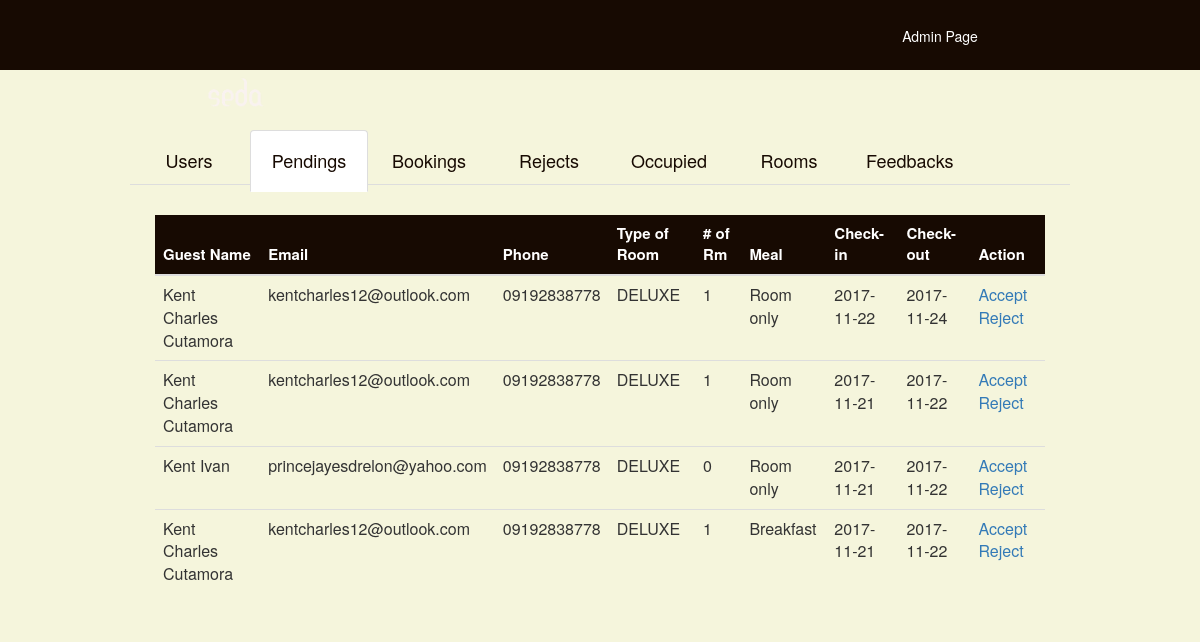
/admin2.php, run on an earlier commit of the app's database.
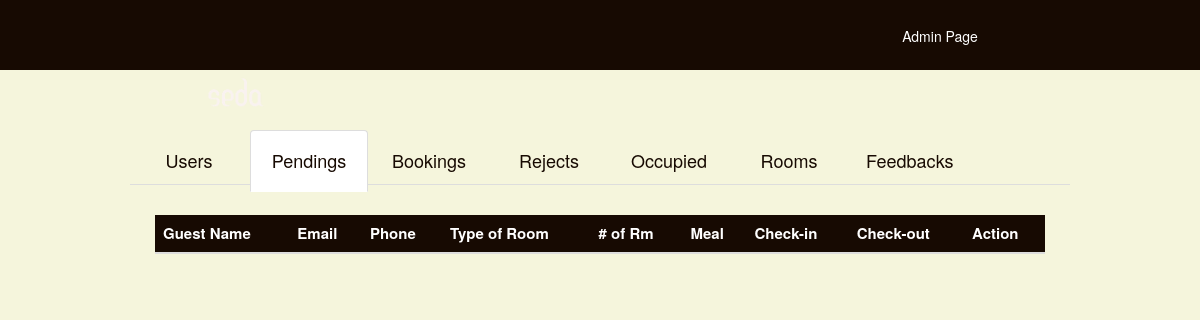
And on a later commit of the database.
### tables this page shows
CREATE TABLE IF NOT EXISTS `bookings` (
  `id` int(5) NOT NULL AUTO_INCREMENT,
  `troom` varchar(50) NOT NULL,
  `cin` varchar(50) NOT NULL,
  `cout` varchar(50) NOT NULL,
  `fname` varchar(100) NOT NULL,
  `email` varchar(50) NOT NULL,
  `phone` varchar(50) NOT NULL,
  `nroom` int(5) NOT NULL,
  `meal` varchar(50) NOT NULL,
  `username` varchar(20) NOT NULL,
  PRIMARY KEY (`id`)
);

### admin2.php (the view, shortened to what this page needs)
<?php
$server="localhost";
$username="root";
$password="";
$connect_mysql=mysqli_connect($server,$username,$password) or die ("Connection Failed!");
$query = "SELECT * FROM bookings";
$result=mysqli_query($connect_mysql, $query) or die("Query Failed : ".mysqli_error());
?>
<html>
     <head>
        <link rel="stylesheet" type="text/css" href="style.css" />
        <link rel="stylesheet" href="https://maxcdn.bootstrapcdn.com/bootstrap/3.3.7/css/bootstrap.min.css">
    </head>
    <body id="adminbg">
        <div id="MainContainer">
            <div id="Header">
                    <div id="NavBar">
                        <ul>
                        <li style="color: white;">Admin Page</li>
                        </ul>
                    </div>
                    <div id="logo"><img src="img/logo2.png" width="70px" hieght="auto"></div>
            </div>
        </div>
         <div id="admin-wrapper" >
            <div id="page-inner">
                  <div class="fluid-container" style="padding: 30px; margin-top: 100px; ">
                    <center>
                    <ul class="nav nav-tabs" role="tablist">
                        <li style="color: white;"><a href="admin1.php" ><h4 id="textcolor">Users</h4></a></li>
                        <li class="active"><a href="admin2.php" ><h4 id="textcolor">Pendings</h4></a></li>
                        <li style="color: white;"><a href="admin5.php" ><h4 id="textcolor">Bookings</h4></a></li>
                        <li style="color": white;><a href="admin6.php" ><h4 id="textcolor">Rejects</h4></a></li>
                        <li style="color: white;"><a href="admin3.php" ><h4 id="textcolor">Occupied</h4></a></li>
                        <li style="color: white;"><a href="admin4.php" ><h4 id="textcolor">Rooms</h4></a></li>
                        <li style="color: white;"><a href="admin7.php" ><h4 id="textcolor">Feedbacks</h4></a></li>
                    </ul>
                    </center>
                </div>
                    <div class="tab-content" style="background-color: beige; color: #170a02;">
                      <div role="tabpanel" class="tab-pane fade in active" id="profile" style="overflow: auto; padding: 0 55px;">
                        <table id="table" class="table table-hover">
                <thead>
                  <tr id="panel-heading" style="font-size: 15px;">
                            <th>Guest Name</th>
                            <th>Email</th>
                            <th>Phone</th>
                            <th>Type of Room</th>
                            <th># of Rm</th>
                            <th>Meal</th>
                            <th>Check-in</th>
                            <th>Check-out</th>
                            <th colspan=2>Action</th>
                        </tr>
                </thead>
                <tbody>
                  <?php while($rows=mysqli_fetch_array($result)) { ?>
                        <tr>
                            <td><?php echo $rows['fname'] ?></td>
                            <td><?php echo $rows['email'] ?></td>
                            <td><?php echo $rows['phone'] ?></td>
                            <td><?php echo $rows['troom'] ?></td>
                            <td><?php echo $rows['nroom'] ?></td>
                            <td><?php echo $rows['meal'] ?></td>
                            <td><?php echo $rows['cout'] ?></td>
                            <td><?php echo $rows['cin'] ?></td>
                            <td>
                                <a href="approve.php?id=<?php echo $rows['id']; ?>">Accept</a>
                                <a href="delete.php?id=<?php echo $rows['id']; ?>">Reject</a>
                            </td>
                                <?php } ?>
                        </tr>
                </tbody>
          </table>
                      </div>
                    </div>
                </div>
            </div>
    </body>
</html>

What changed in the data, as far as the page shows it:
removed bookings: fname "Kent Charles Cutamora", email "kentcharles12@outlook.com", phone "09192838778", troom "DELUXE", nroom "1", meal "Room only", cout "2017-11-22", cin "2017-11-24"
removed bookings: fname "Kent Charles Cutamora", email "kentcharles12@outlook.com", phone "09192838778", troom "DELUXE", nroom "1", meal "Room only", cout "2017-11-21", cin "2017-11-22"
removed bookings: fname "Kent Ivan", email "princejayesdrelon@yahoo.com", phone "09192838778", troom "DELUXE", nroom "0", meal "Room only", cout "2017-11-21", cin "2017-11-22"
removed bookings: fname "Kent Charles Cutamora", email "kentcharles12@outlook.com", phone "09192838778", troom "DELUXE", nroom "1", meal "Breakfast", cout "2017-11-21", cin "2017-11-22"
